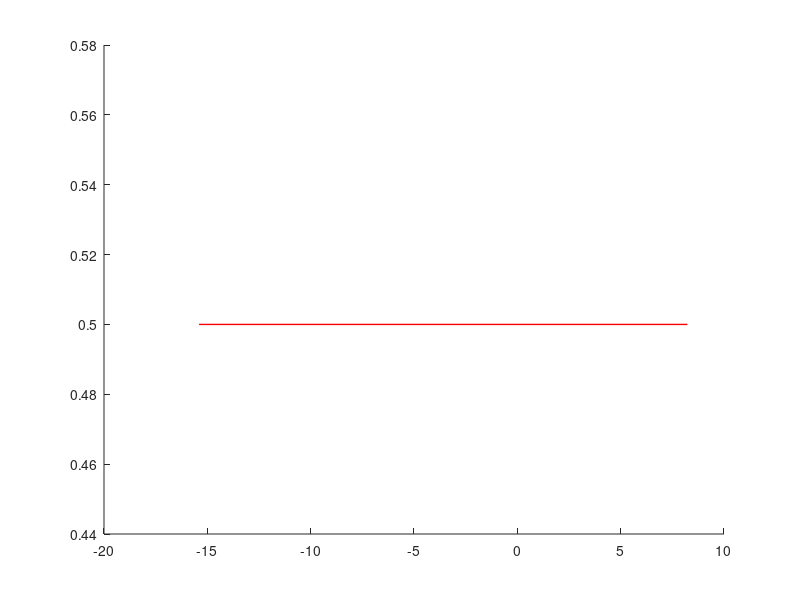

The MATLAB source for this figure: (Note: this script raises an error after producing the figure.)
%% AnalyicalMode.m
%
%   Script to calculate broadening of electron enegry spectrum due to laser
%   acceleration when the electron pulse is longer than a small fraction of
%   the optical pulse length
%
% --------------------------------

%clear all
close all
xwidth=8.9;             % Figure width
ywidth=4.5;             % Figure height

Amp=50;                % MeV/m

DETAILS=0;
SMALL=0;                % Whether to apply small amplitude broadening

C= 299792458;
wave=800e-9;
tau=wave/C*1e15;        % single cycle in fs (~2.7 fs)

wp = 8.23;              % leading edge HWHM width in keV
wn = 15.4;              % trailing edge HWHM width in keV

figure
line([-wn wp],[.5 .5],'LineWidth',1,'Color','r');

dE=.01;                 % Energy resolution

Elim=(wp+wn)+2*Amp;     % Energy limits

E1 = [-Elim:dE:Elim];   %

N= 2*Amp;               % Number of time slices to use in analysis.


wp = wp/sqrt(2*log(2)); % initial distribution leading edge RMS width in keV
wn = wn/sqrt(2*log(2)); % initial distribution trailing edge RMS width in keV


f1 = @(c,x) c(1)*exp(-(x-c(2)).^2./(2*c(3)^2)).*(x<=c(2)) ...
    + c(1)*exp(-(x-c(2)).^2./(2*c(4)^2)).*(x>c(2));
f2=@(c,x) cumsum(c(1)*exp(-(x-c(2)).^2./(2*c(3)^2)).*(x<=c(2)) ...
    + c(1)*exp(-(x-c(2)).^2./(2*c(4)^2)).*(x>c(2)))/length(x)*10;
f2b=@(c,x) cumsum(c(1)*exp(-(x-c(2)).^2./(2*c(3)^2)).*(x<=c(2)) ...
    + c(1)*exp(-(x-c(2)).^2./(2*c(4)^2)).*(x>c(2)))/length(x)*10+c(5);

s1 = f1([1,0,wn,wp],E1);
%s2 = f2([1,0,wn,wp],E1);
s2 = f2b([1,0,wn,wp,0],E1);
s2=awgn(s2,30);

SIG_OPTIONS=optimset('Display','off','TolFun',1e-05,'TolX',1e-05);
cin2=[1,0,wn,wp,0];
[cout2,~,~,exitflag,~,~,~,cout_ci2]=lsqcurvefitstd(f2b,cin2,E1,s2,[],[],SIG_OPTIONS);

exitflag
%w0=wp*sqrt(2*log(2));  %convert back to HWHM from RMS
hold on
h1=plot(E1,s1,'b','LineWidth',3);
hold on
h1=plot(E1,s2,'b:','LineWidth',3);

%See difference in scan direction
hold on
h1=plot(E1,cumsum(s1)/length(E1)*10,'r','LineWidth',3);
% hold on
% h1=plot(E1,cumsum(fliplr(s1))/length(E1)*10,'r','LineWidth',3);

